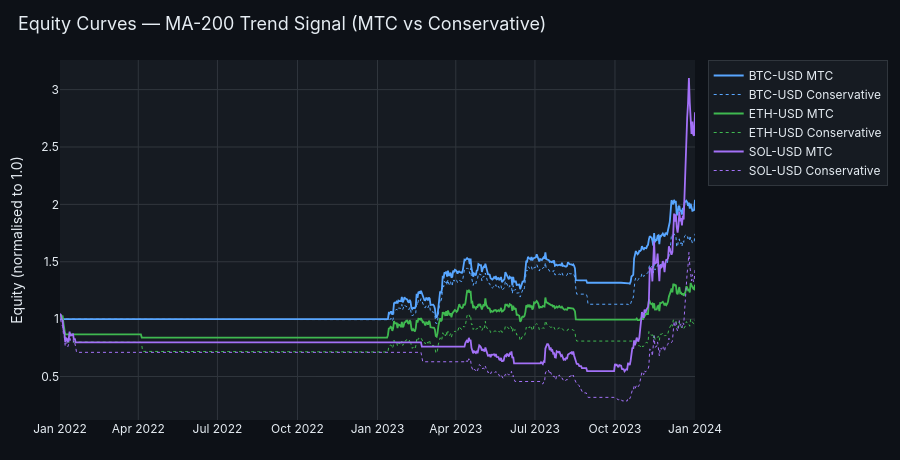

This figure's notebook cell:
### Markdown cell above
## 4. Equity Curves

Per-symbol NAV as a visual sanity check — confirms the signal is deploying and
exiting as expected, and that flat stretches correspond to the signal being off.

**Solid** = MTC (best realistic fill) &nbsp; **Dotted** = Conservative (worst realistic fill).
The gap between them is the fill-risk range for that symbol.

### Code cell
colours = [PALETTE["accent_blue"], PALETTE["accent_green"], PALETTE["accent_purple"]]
eq_mtc  = analytics.equity(method="mtc")
eq_con  = analytics.equity(method="conservative")

fig = go.Figure()
for i, sym in enumerate(eq_mtc.columns):
    c = colours[i % len(colours)]
    fig.add_trace(go.Scatter(x=eq_mtc.index, y=eq_mtc[sym], name=f"{sym} MTC",
                             line=dict(color=c, width=1.8)))
    fig.add_trace(go.Scatter(x=eq_con.index, y=eq_con[sym], name=f"{sym} Conservative",
                             line=dict(color=c, width=1, dash="dot")))

apply_theme(fig, title="Equity Curves — MA-200 Trend Signal (MTC vs Conservative)", height=460)
fig.update_layout(yaxis_title="Equity (normalised to 1.0)")
fig.show()

### Figure 1 — Plotly figure (JSON) as saved in the notebook; plotly's stock layout.template omitted (floating-point values rounded to 4 significant figures; data arrays with more than 128 entries replaced by an {"elided": "..."} marker saying what was removed)
{"data": [{"line": {"color": "#58a6ff", "width": 1.8}, "name": "BTC-USD MTC", "x": {"elided": "731 str values"}, "y": {"elided": "731 float values"}, "type": "scatter"}, {"line": {"color": "#58a6ff", "dash": "dot", "width": 1}, "name": "BTC-USD Conservative", "x": {"elided": "731 str values"}, "y": {"elided": "731 float values"}, "type": "scatter"}, {"line": {"color": "#3fb950", "width": 1.8}, "name": "ETH-USD MTC", "x": {"elided": "731 str values"}, "y": {"elided": "731 float values"}, "type": "scatter"}, {"line": {"color": "#3fb950", "dash": "dot", "width": 1}, "name": "ETH-USD Conservative", "x": {"elided": "731 str values"}, "y": {"elided": "731 float values"}, "type": "scatter"}, {"line": {"color": "#a371f7", "width": 1.8}, "name": "SOL-USD MTC", "x": {"elided": "731 str values"}, "y": {"elided": "731 float values"}, "type": "scatter"}, {"line": {"color": "#a371f7", "dash": "dot", "width": 1}, "name": "SOL-USD Conservative", "x": {"elided": "731 str values"}, "y": {"elided": "731 float values"}, "type": "scatter"}], "layout": {"font": {"color": "#e6edf3", "family": "Inter, system-ui, sans-serif"}, "title": {"font": {"size": 18, "color": "#e6edf3"}, "text": "Equity Curves — MA-200 Trend Signal (MTC vs Conservative)", "x": 0.02, "xanchor": "left"}, "margin": {"l": 60, "r": 20, "t": 60, "b": 40}, "legend": {"bgcolor": "#161b22", "bordercolor": "#30363d", "borderwidth": 1}, "xaxis": {"gridcolor": "#30363d", "zerolinecolor": "#30363d", "showspikes": true, "spikecolor": "#8b949e", "spikethickness": 1}, "yaxis": {"gridcolor": "#30363d", "zerolinecolor": "#30363d", "showspikes": true, "spikecolor": "#8b949e", "spikethickness": 1, "title": {"text": "Equity (normalised to 1.0)"}}, "paper_bgcolor": "#0d1117", "plot_bgcolor": "#161b22", "height": 460, "hovermode": "x unified"}}
